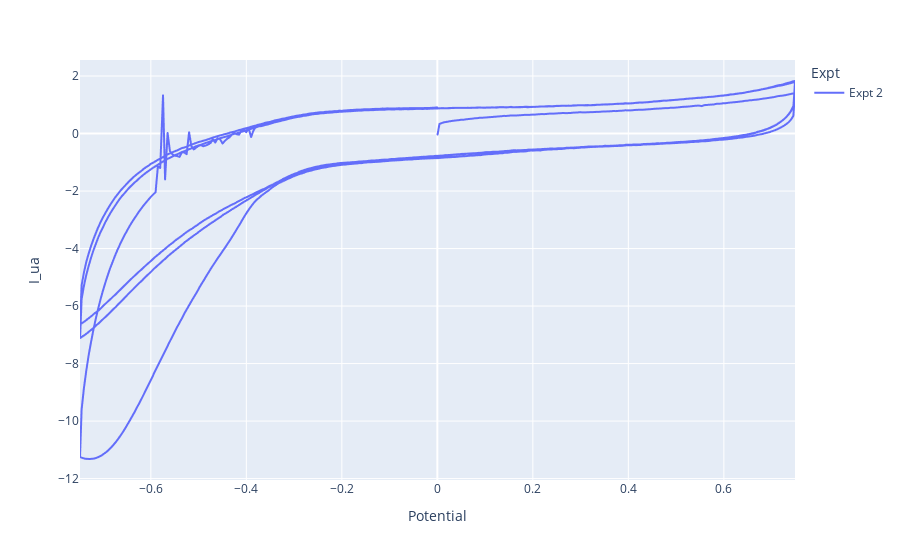

Notebook code for this chart:
### Code cell
px.line(all_data, x='Potential', y='I_ua', color="Expt")

### Figure 1 — Plotly figure (JSON) as saved in the notebook; plotly's stock layout.template omitted (floating-point values rounded to 4 significant figures; data arrays with more than 128 entries replaced by an {"elided": "..."} marker saying what was removed)
{"data": [{"hovertemplate": "Expt=Expt 2<br>Potential=%{x}<br>I_ua=%{y}<extra></extra>", "legendgroup": "Expt 2", "line": {"color": "#636efa", "dash": "solid"}, "marker": {"symbol": "circle"}, "mode": "lines", "name": "Expt 2", "showlegend": true, "type": "scattergl", "x": {"elided": "1801 float values"}, "xaxis": "x", "y": {"elided": "1801 float values"}, "yaxis": "y"}], "layout": {"legend": {"title": {"text": "Expt"}, "tracegroupgap": 0}, "margin": {"t": 60}, "xaxis": {"anchor": "y", "domain": [0, 1], "title": {"text": "Potential"}}, "yaxis": {"anchor": "x", "domain": [0, 1], "title": {"text": "I_ua"}}}}
